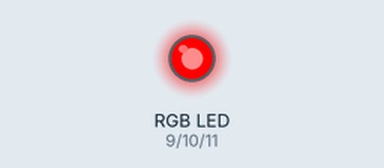
Bench run of a sketch on a simulated Arduino Uno, built with avr-gcc and run on an emulated ATmega328P. On the bench: an RGB LED mixed from three pins (HIGH = lit). Dim RGB values are drawn brighter than linear.

Above: at 0.05 s.
At 1.75 s:
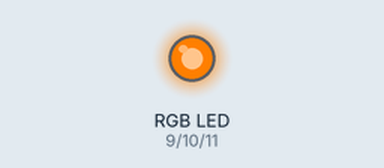
At 2.6 s:
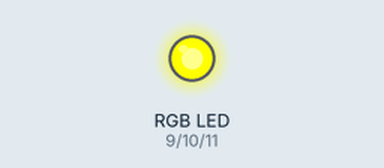
At 3.5 s:
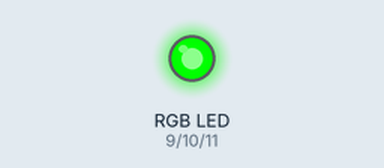
At 5.25 s:
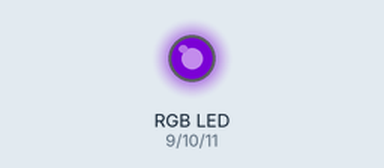
At 7.0 s:
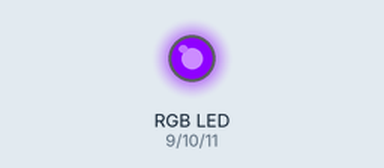
Timing chart, 0 to 9.1 s (numbered marks = the images above):
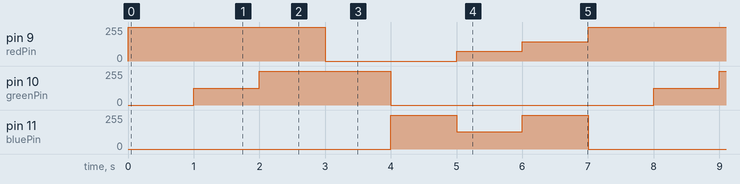

Measured:
- by itself, pin 9 (redPin): repeats every 7.0 s: 0/255 2.0 s, 75/255 1.0 s, 143/255 1.0 s, 255/255 3.0 s
- by itself, pin 10 (greenPin): repeats every 7.0 s: 255/255 2.0 s, 0/255 4.0 s, 127/255 1.0 s
- by itself, pin 11 (bluePin): repeats every 7.0 s: 130/255 1.0 s, 255/255 1.0 s, 0/255 4.0 s, 255/255 1.0 s

The sketch:

Elijah-Story-RGB-LED.ino
```cpp
//Elijah Story
//10-23-2020
//Lab7 RGB LED

//Followed the video in the lab instructions.
//Sets the color of an RGB LED based on the valuse given to each leg.
//Diagram of wiring in README.

//sets up the pins that are used
int redPin = 9;
int greenPin = 10;
int bluePin = 11;

//this is the delay between colors in milliseconds
int delayTime = 1000;

void setup() {
  pinMode(redPin, OUTPUT);    //sets pin 9 to output
  pinMode(greenPin, OUTPUT);  //sets pin 10 to output
  pinMode(bluePin, OUTPUT);   //sets pin 11 to output

}

void loop() {
  setColor(255, 0, 0);        //red
  delay(delayTime);
  setColor(255, 127, 0);      //orange
  delay(delayTime);
  setColor(255, 255, 0);      //yellow
  delay(delayTime);
  setColor(0, 255, 0);        //green
  delay(delayTime);
  setColor(0, 0, 255);        //blue
  delay(delayTime);
  setColor(75, 0, 130);       //indigo
  delay(delayTime);
  setColor(143, 0, 255);      //violet
  delay(delayTime);

}

//this function sets the pin values base on its input
void setColor(int red, int green, int blue){
  analogWrite(redPin, red);         //sets the red pin
  analogWrite(greenPin, green);     //sets the green pin
  analogWrite(bluePin, blue);       //sets the blue pin
}
```
